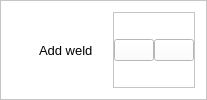
       <widget class="QFrame" name="headerContainer">
        <property name="sizePolicy">
         <sizepolicy hsizetype="Preferred" vsizetype="Fixed">
          <horstretch>0</horstretch>
          <verstretch>0</verstretch>
         </sizepolicy>
        </property>
        <property name="minimumSize">
         <size>
          <width>0</width>
          <height>70</height>
         </size>
        </property>
        <property name="styleSheet">
         <string notr="true">background-color: rgb(255, 255, 255);</string>
        </property>
        <property name="frameShape">
         <enum>QFrame::StyledPanel</enum>
        </property>
        <property name="frameShadow">
         <enum>QFrame::Raised</enum>
        </property>
        <layout class="QHBoxLayout" name="horizontalLayout_4">
         <property name="spacing">
          <number>20</number>
         </property>
         <item>
          <widget class="QLabel" name="label_6">
           <property name="maximumSize">
            <size>
             <width>95</width>
             <height>45</height>
            </size>
           </property>
           <property name="text">
            <string/>
           </property>
           <property name="pixmap">
            <pixmap resource="../resources.qrc">:/Icons/Icons/Logo_twojpartner1.png</pixmap>
           </property>
           <property name="scaledContents">
            <bool>true</bool>
           </property>
          </widget>
         </item>
         <item>
          <widget class="QLabel" name="label_5">
           <property name="sizePolicy">
            <sizepolicy hsizetype="Expanding" vsizetype="Preferred">
             <horstretch>0</horstretch>
             <verstretch>0</verstretch>
            </sizepolicy>
           </property>
           <property name="font">
            <font>
             <family>Arial</family>
             <pointsize>10</pointsize>
             <weight>50</weight>
             <italic>false</italic>
             <bold>false</bold>
            </font>
           </property>
           <property name="text">
            <string>Add weld</string>
           </property>
          </widget>
         </item>
         <item>
          <widget class="QFrame" name="frame_7">
           <property name="sizePolicy">
            <sizepolicy hsizetype="Preferred" vsizetype="Preferred">
             <horstretch>0</horstretch>
             <verstretch>0</verstretch>
            </sizepolicy>
           </property>
           <property name="frameShape">
            <enum>QFrame::StyledPanel</enum>
           </property>
           <property name="frameShadow">
            <enum>QFrame::Raised</enum>
           </property>
           <layout class="QHBoxLayout" name="horizontalLayout_5">
            <property name="spacing">
             <number>0</number>
            </property>
            <property name="leftMargin">
             <number>0</number>
            </property>
            <property name="topMargin">
             <number>0</number>
            </property>
            <property name="rightMargin">
             <number>0</number>
            </property>
            <property name="bottomMargin">
             <number>0</number>
            </property>
            <item alignment="Qt::AlignHCenter|Qt::AlignVCenter">
             <widget class="QPushButton" name="restoreBtn">
              <property name="text">
               <string/>
              </property>
              <property name="icon">
               <iconset resource="../resources.qrc">
                <normaloff>:/Icons/Icons/square.svg</normaloff>:/Icons/Icons/square.svg</iconset>
              </property>
              <property name="iconSize">
               <size>
                <width>24</width>
                <height>24</height>
               </size>
              </property>
             </widget>
            </item>
            <item alignment="Qt::AlignHCenter|Qt::AlignVCenter">
             <widget class="QPushButton" name="closeBtn">
              <property name="text">
               <string/>
              </property>
              <property name="icon">
               <iconset resource="../resources.qrc">
                <normaloff>:/Icons/Icons/x.svg</normaloff>:/Icons/Icons/x.svg</iconset>
              </property>
              <property name="iconSize">
               <size>
                <width>24</width>
                <height>24</height>
               </size>
              </property>
             </widget>
            </item>
           </layout>
          </widget>
         </item>
        </layout>
       </widget>
